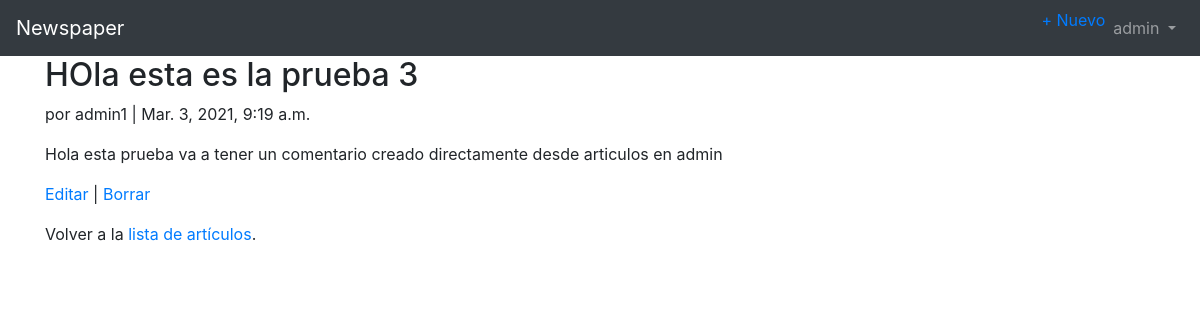
Page /articles/5/ (signed in) on the committed database.
### accounts/models.py (models this page shows)
class CustomUser(AbstractUser):
    age = models.PositiveIntegerField(null=True, blank=True)

### articles/models.py (models this page shows, shortened)
class Article(models.Model):
    title = models.CharField(max_length=255, verbose_name='Título')
    body = models.TextField(verbose_name='Cuerpo')
    date = models.DateTimeField(auto_now_add=True, verbose_name='Fecha')
    author = models.ForeignKey(
        get_user_model(),
        on_delete=models.CASCADE,
        verbose_name='Autor'
    )

### articles/views.py (the view)
# urls.py: path('<int:pk>/', ArticleDetailView.as_view(), name='article_detail'),
class ArticleDetailView(LoginRequiredMixin, DetailView):
    model = Article
    template_name = 'article_detail.html'

### templates/article_detail.html
{% extends 'base.html' %}
{% block content %}
  <div class="article-entry">
    <h2>{{ object.title }}</h2>
      <p>por {{ object.author }} | {{ object.date }}</p>
      <p>{{ object.body }}</p>
  </div>
  <p><a href="{% url 'article_edit' article.pk %}">Editar</a> | <a href="{% url 'article_delete' article.pk %}">Borrar</a></p>
  <p>Volver a la <a href="{% url 'article_list' %}">lista de artículos</a>.</p>
{% endblock content %}

### templates/base.html (shortened to what this page needs)
<!doctype html>
<html lang="es">
  <head>
    <link rel="stylesheet" href="https://cdn.jsdelivr.net/npm/bootstrap@4.5.3/dist/css/bootstrap.min.css">
  </head>
  <body>
    <nav class="navbar navbar-expand-lg navbar-dark bg-dark">
      <a class="navbar-brand" href="{% url 'home' %}">Newspaper</a>
      <div class="collapse navbar-collapse" id="navbarSupportedContent">
        {% if user.is_authenticated %}
          <ul class="navbar-nav ml-auto">
            <li class="nav-item">
              <a href="{% url 'article_new' %}">+ Nuevo</a>
            </li>
            <li class="nav-item">
              <a class="nav-link dropdown-toggle" href="#" id="navbarDropdown" role="button" data-toggle="dropdown" aria-haspopup="true" aria-expanded="false">
                {{ user.username }}
              </a>
            </li>
          </ul>
        {% else %}
          <form class="form-inline ml-auto">
            <a href="{% url 'login' %}" class="btn btn-outline-secondary">Log In</a>
            <a href="{% url 'signup' %}" class="btn btn-primary ml-2">Sign up</a>
          </form>
        {% endif %}
      </div>
    </nav>
    <main>
      <div class="container">
        {% block content %}
        {% endblock content %}
      </div>
    </main>
  </body>
</html>

### rows in the picture
CustomUser: username "admin"
Article: title "HOla esta es la prueba 3", author "admin1", date "Mar. 3, 2021, 9:19 a.m.", body "Hola esta prueba va a tener un comentario creado directamente desde articulos en admin"
